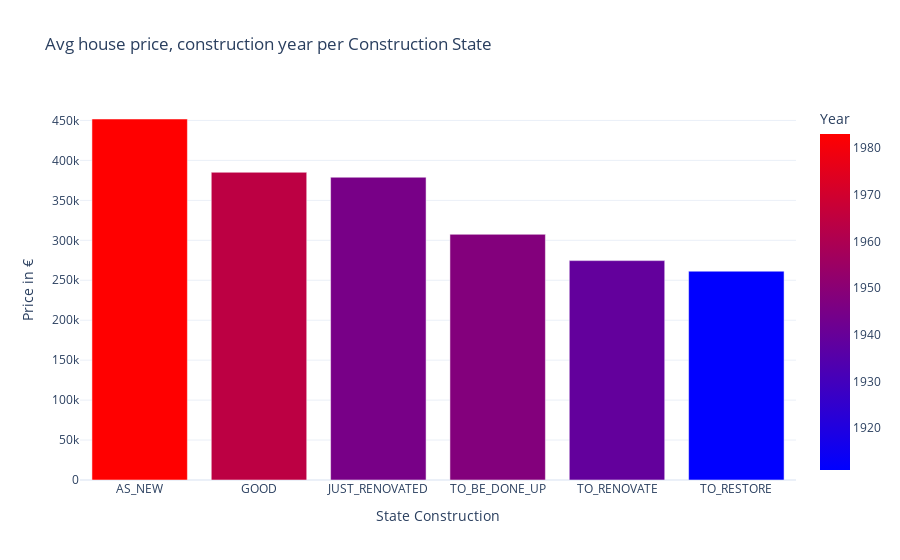

This figure's notebook cell:
### Code cell
# Selecting rows with valid data for construction state
type_state = ["AS_NEW","JUST_RENOVATED", "GOOD", "TO_BE_DONE_UP", "TO_RENOVATE", "TO_RESTORE"]
mask_state_construction = price_no_outliers['state_construction'].isin(type_state)
compare_state_construction= price_no_outliers[mask_epc]

# Taking the mean of pricing
compare_state_construction = compare_state_construction.groupby('state_construction', as_index=False)[['price','construction_year','living_area']].mean().round()


# Starts bar plot to compare State of Construction, average pricing and construction year
prettier_labels = {"AS_NEW": "As new","JUST_RENOVATED": "Just renovated", "GOOD": "Good", "TO_BE_DONE_UP": "To be done up", "TO_RENOVATE": "To renovate", "TO_RESTORE": "To restore", "construction_year": "Year", "state_construction" : "State Construction", "price": "Price in €"}
fig = px.bar(compare_state_construction, x='state_construction', y='price', color='construction_year', title="Avg house price, construction year per Construction State", labels = prettier_labels, color_continuous_scale = 'Bluered')
fig.update_xaxes(categoryorder='array', categoryarray= ['A++', 'A+', 'A', 'B', 'C', 'D', 'E', 'G'])
fig.show()

### Figure 1 — Plotly figure (JSON) as saved in the notebook; plotly's stock layout.template omitted (floating-point values rounded to 4 significant figures)
{"data": [{"alignmentgroup": "True", "hovertemplate": "State Construction=%{x}<br>Price in €=%{y}<br>Year=%{marker.color}<extra></extra>", "legendgroup": "", "marker": {"color": [1983, 1964, 1945, 1948, 1939, 1911], "coloraxis": "coloraxis", "pattern": {"shape": ""}}, "name": "", "offsetgroup": "", "orientation": "v", "showlegend": false, "textposition": "auto", "type": "bar", "x": ["AS_NEW", "GOOD", "JUST_RENOVATED", "TO_BE_DONE_UP", "TO_RENOVATE", "TO_RESTORE"], "xaxis": "x", "y": [451864, 385186, 378990, 307534, 274611, 261349], "yaxis": "y"}], "layout": {"barmode": "relative", "coloraxis": {"colorbar": {"title": {"text": "Year"}}, "colorscale": [[0, "rgb(0,0,255)"], [1, "rgb(255,0,0)"]]}, "legend": {"tracegroupgap": 0}, "title": {"text": "Avg house price, construction year per Construction State"}, "xaxis": {"anchor": "y", "categoryarray": ["A++", "A+", "A", "B", "C", "D", "E", "G"], "categoryorder": "array", "domain": [0, 1], "title": {"text": "State Construction"}}, "yaxis": {"anchor": "x", "domain": [0, 1], "title": {"text": "Price in €"}}}}
